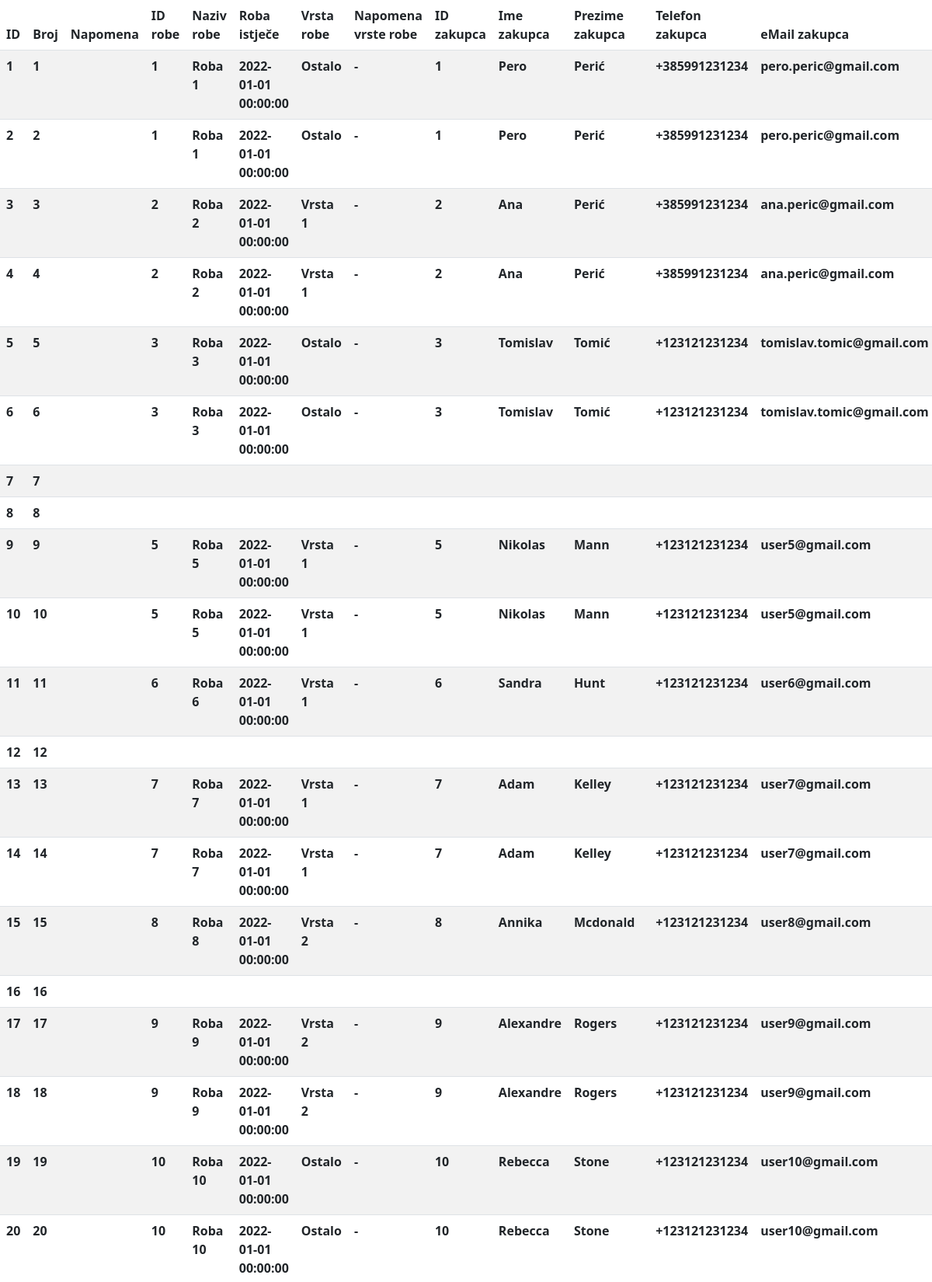
Page /evidencije/polica.php (upper part) on the committed database.
### tables this page shows
CREATE TABLE `polica` (
  `ID` int(11) NOT NULL PRIMARY KEY AUTO_INCREMENT,
  `Broj` int(11) NOT NULL,
  `Roba_ID` int(11) NULL,
  `Napomena` varchar(100) DEFAULT NULL,
  FOREIGN KEY (`Roba_ID`) REFERENCES `roba`(`ID`)
);

CREATE TABLE `roba` (
  `ID` int(11) NOT NULL PRIMARY KEY AUTO_INCREMENT,
  `Naziv` varchar(50) NOT NULL,
  `Istjece` datetime NOT NULL,
  `VrstaRobe_ID` int(11) NOT NULL,
  `Zakupac_ID` int(11) NOT NULL,

  FOREIGN KEY (`VrstaRobe_ID`) REFERENCES `vrstarobe`(`ID`),
  FOREIGN KEY (`Zakupac_ID`) REFERENCES `zakupac`(`ID`)

);

CREATE TABLE `vrstarobe` (
  `ID` int(11) NOT NULL PRIMARY KEY AUTO_INCREMENT,
  `Naziv` char(25) NOT NULL,
  `Napomena` varchar(100) DEFAULT NULL
);

CREATE TABLE `zakupac` (
  `ID` int(11) NOT NULL PRIMARY KEY AUTO_INCREMENT,
  `Ime` char(35) NOT NULL,
  `Prezime` varchar(35) NOT NULL,
  `Telefon` varchar(20) NOT NULL,
  `Mail` varchar(255) NOT NULL
);

### evidencije/polica.php (the view, shortened to what this page needs)
<!DOCTYPE html>
<html lang="en">
<head>
    <link rel="stylesheet" href="/skladiste/bootstrap/css/bootstrap.css">
</head>
<body>
    <?php include($_SERVER['DOCUMENT_ROOT'].'/skladiste/server/config.php'); ?>
    <table class="table table-striped" style="vertical-align: baseline;">
        <thead>
            <tr>
                <th scope="col">ID</th>
                <th scope="col">Broj</th>
                <th scope="col">Napomena</th>
                <th scope="col">ID robe</th>
                <th scope="col">Naziv robe</th>
                <th scope="col">Roba istječe</th>
                <th scope="col">Vrsta robe</th>
                <th scope="col">Napomena vrste robe</th>
                <th scope="col">ID zakupca</th>
                <th scope="col">Ime zakupca</th>
                <th scope="col">Prezime zakupca</th>
                <th scope="col">Telefon zakupca</th>
                <th scope="col">eMail zakupca</th>
            </tr>
        </thead>
        <tbody>
            <?php
                $query = $DB->query("SELECT polica.*, roba.ID AS 'Roba_ID', roba.Naziv AS 'Roba_Naziv', roba.Istjece, vrstarobe.Naziv AS 'Vrsta_Naziv', vrstarobe.Napomena AS 'Vrsta_Napomena', zakupac.ID AS 'Zakupac_ID', zakupac.Ime, zakupac.Prezime, zakupac.Telefon, zakupac.Mail FROM polica LEFT JOIN roba ON roba.ID = polica.Roba_ID LEFT JOIN vrstarobe ON roba.VrstaRobe_ID = vrstarobe.ID LEFT JOIN zakupac ON zakupac.ID = roba.Zakupac_ID;");
                while($row = $query->fetch_assoc()) {
                    print('<tr>');
                    print('<th scope="row">'.$row['ID'].'</th>');
                    print('<th scope="row">'.$row['Broj'].'</th>');
                    print('<th scope="row">'.$row['Napomena'].'</th>');
                    print('<th scope="row">'.$row['Roba_ID'].'</th>');
                    print('<th scope="row">'.$row['Roba_Naziv'].'</th>');
                    print('<th scope="row">'.$row['Istjece'].'</th>');
                    print('<th scope="row">'.$row['Vrsta_Naziv'].'</th>');
                    print('<th scope="row">'.$row['Vrsta_Napomena'].'</th>');
                    print('<th scope="row">'.$row['Zakupac_ID'].'</th>');
                    print('<th scope="row">'.$row['Ime'].'</th>');
                    print('<th scope="row">'.$row['Prezime'].'</th>');
                    print('<th scope="row">'.$row['Telefon'].'</th>');
                    print('<th scope="row">'.$row['Mail'].'</th>');
                    print('</tr>');
                }
            ?>
        </tbody>
    </table>
</body>
</html>

### rows in the picture
polica: ID "1", Broj "1", Roba_ID.ID "1", Roba_ID.Naziv "Roba 1", Roba_ID.Istjece "2022-01-01 00:00:00", vrstarobe.Naziv "Ostalo", vrstarobe.Napomena "-", zakupac.ID "1", zakupac.Ime "Pero", zakupac.Prezime "Perić", zakupac.Telefon "+385991231234", zakupac.Mail "pero.peric@gmail.com"
polica: ID "2", Broj "2", Roba_ID.ID "1", Roba_ID.Naziv "Roba 1", Roba_ID.Istjece "2022-01-01 00:00:00", vrstarobe.Naziv "Ostalo", vrstarobe.Napomena "-", zakupac.ID "1", zakupac.Ime "Pero", zakupac.Prezime "Perić", zakupac.Telefon "+385991231234", zakupac.Mail "pero.peric@gmail.com"
polica: ID "3", Broj "3", Roba_ID.ID "2", Roba_ID.Naziv "Roba 2", Roba_ID.Istjece "2022-01-01 00:00:00", vrstarobe.Naziv "Vrsta 1", vrstarobe.Napomena "-", zakupac.ID "2", zakupac.Ime "Ana", zakupac.Prezime "Perić", zakupac.Telefon "+385991231234", zakupac.Mail "ana.peric@gmail.com"
polica: ID "4", Broj "4", Roba_ID.ID "2", Roba_ID.Naziv "Roba 2", Roba_ID.Istjece "2022-01-01 00:00:00", vrstarobe.Naziv "Vrsta 1", vrstarobe.Napomena "-", zakupac.ID "2", zakupac.Ime "Ana", zakupac.Prezime "Perić", zakupac.Telefon "+385991231234", zakupac.Mail "ana.peric@gmail.com"
polica: ID "5", Broj "5", Roba_ID.ID "3", Roba_ID.Naziv "Roba 3", Roba_ID.Istjece "2022-01-01 00:00:00", vrstarobe.Naziv "Ostalo", vrstarobe.Napomena "-", zakupac.ID "3", zakupac.Ime "Tomislav", zakupac.Prezime "Tomić", zakupac.Telefon "+123121231234", zakupac.Mail "tomislav.tomic@gmail.com"
polica: ID "6", Broj "6", Roba_ID.ID "3", Roba_ID.Naziv "Roba 3", Roba_ID.Istjece "2022-01-01 00:00:00", vrstarobe.Naziv "Ostalo", vrstarobe.Napomena "-", zakupac.ID "3", zakupac.Ime "Tomislav", zakupac.Prezime "Tomić", zakupac.Telefon "+123121231234", zakupac.Mail "tomislav.tomic@gmail.com"
polica: ID "7", Broj "7"
polica: ID "8", Broj "8"
polica: ID "9", Broj "9", Roba_ID.ID "5", Roba_ID.Naziv "Roba 5", Roba_ID.Istjece "2022-01-01 00:00:00", vrstarobe.Naziv "Vrsta 1", vrstarobe.Napomena "-", zakupac.ID "5", zakupac.Ime "Nikolas", zakupac.Prezime "Mann", zakupac.Telefon "+123121231234", zakupac.Mail "user5@gmail.com"
polica: ID "10", Broj "10", Roba_ID.ID "5", Roba_ID.Naziv "Roba 5", Roba_ID.Istjece "2022-01-01 00:00:00", vrstarobe.Naziv "Vrsta 1", vrstarobe.Napomena "-", zakupac.ID "5", zakupac.Ime "Nikolas", zakupac.Prezime "Mann", zakupac.Telefon "+123121231234", zakupac.Mail "user5@gmail.com"
polica: ID "11", Broj "11", Roba_ID.ID "6", Roba_ID.Naziv "Roba 6", Roba_ID.Istjece "2022-01-01 00:00:00", vrstarobe.Naziv "Vrsta 1", vrstarobe.Napomena "-", zakupac.ID "6", zakupac.Ime "Sandra", zakupac.Prezime "Hunt", zakupac.Telefon "+123121231234", zakupac.Mail "user6@gmail.com"
polica: ID "12", Broj "12"
polica: ID "13", Broj "13", Roba_ID.ID "7", Roba_ID.Naziv "Roba 7", Roba_ID.Istjece "2022-01-01 00:00:00", vrstarobe.Naziv "Vrsta 1", vrstarobe.Napomena "-", zakupac.ID "7", zakupac.Ime "Adam", zakupac.Prezime "Kelley", zakupac.Telefon "+123121231234", zakupac.Mail "user7@gmail.com"
polica: ID "14", Broj "14", Roba_ID.ID "7", Roba_ID.Naziv "Roba 7", Roba_ID.Istjece "2022-01-01 00:00:00", vrstarobe.Naziv "Vrsta 1", vrstarobe.Napomena "-", zakupac.ID "7", zakupac.Ime "Adam", zakupac.Prezime "Kelley", zakupac.Telefon "+123121231234", zakupac.Mail "user7@gmail.com"
polica: ID "15", Broj "15", Roba_ID.ID "8", Roba_ID.Naziv "Roba 8", Roba_ID.Istjece "2022-01-01 00:00:00", vrstarobe.Naziv "Vrsta 2", vrstarobe.Napomena "-", zakupac.ID "8", zakupac.Ime "Annika", zakupac.Prezime "Mcdonald", zakupac.Telefon "+123121231234", zakupac.Mail "user8@gmail.com"
polica: ID "16", Broj "16"
polica: ID "17", Broj "17", Roba_ID.ID "9", Roba_ID.Naziv "Roba 9", Roba_ID.Istjece "2022-01-01 00:00:00", vrstarobe.Naziv "Vrsta 2", vrstarobe.Napomena "-", zakupac.ID "9", zakupac.Ime "Alexandre", zakupac.Prezime "Rogers", zakupac.Telefon "+123121231234", zakupac.Mail "user9@gmail.com"
polica: ID "18", Broj "18", Roba_ID.ID "9", Roba_ID.Naziv "Roba 9", Roba_ID.Istjece "2022-01-01 00:00:00", vrstarobe.Naziv "Vrsta 2", vrstarobe.Napomena "-", zakupac.ID "9", zakupac.Ime "Alexandre", zakupac.Prezime "Rogers", zakupac.Telefon "+123121231234", zakupac.Mail "user9@gmail.com"
polica: ID "19", Broj "19", Roba_ID.ID "10", Roba_ID.Naziv "Roba 10", Roba_ID.Istjece "2022-01-01 00:00:00", vrstarobe.Naziv "Ostalo", vrstarobe.Napomena "-", zakupac.ID "10", zakupac.Ime "Rebecca", zakupac.Prezime "Stone", zakupac.Telefon "+123121231234", zakupac.Mail "user10@gmail.com"
polica: ID "20", Broj "20", Roba_ID.ID "10", Roba_ID.Naziv "Roba 10", Roba_ID.Istjece "2022-01-01 00:00:00", vrstarobe.Naziv "Ostalo", vrstarobe.Napomena "-", zakupac.ID "10", zakupac.Ime "Rebecca", zakupac.Prezime "Stone", zakupac.Telefon "+123121231234", zakupac.Mail "user10@gmail.com"
